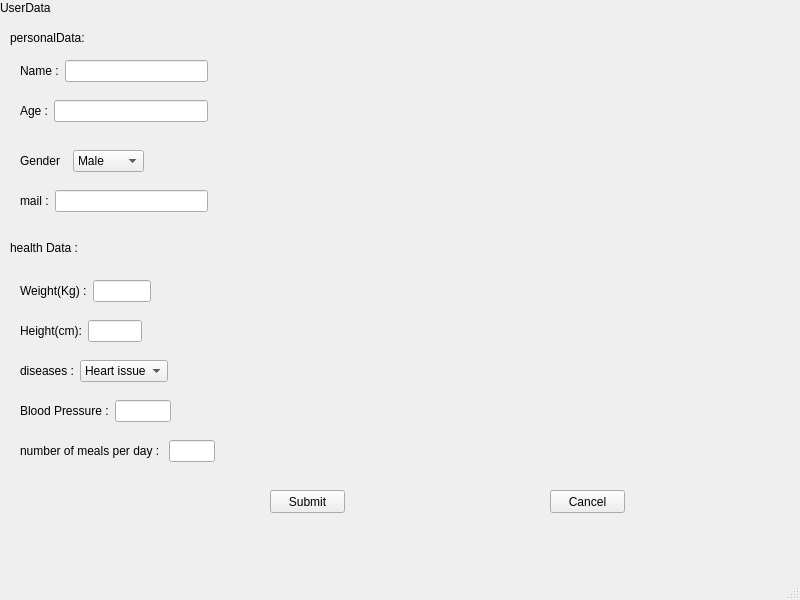
<?xml version="1.0" encoding="UTF-8"?>
<ui version="4.0">
 <class>MainWindow</class>
 <widget class="QMainWindow" name="MainWindow">
  <property name="geometry">
   <rect>
    <x>0</x>
    <y>0</y>
    <width>800</width>
    <height>600</height>
   </rect>
  </property>
  <property name="windowTitle">
   <string>MainWindow</string>
  </property>
  <widget class="QWidget" name="centralwidget">
   <widget class="QWidget" name="layoutWidget_2">
    <property name="geometry">
     <rect>
      <x>20</x>
      <y>100</y>
      <width>188</width>
      <height>22</height>
     </rect>
    </property>
    <layout class="QHBoxLayout" name="horizontalLayout_11">
     <item>
      <widget class="QLabel" name="label_4">
       <property name="text">
        <string>Age :</string>
       </property>
      </widget>
     </item>
     <item>
      <widget class="QLineEdit" name="lineEdit_age_2"/>
     </item>
    </layout>
   </widget>
   <widget class="QWidget" name="layoutWidget_3">
    <property name="geometry">
     <rect>
      <x>20</x>
      <y>60</y>
      <width>188</width>
      <height>22</height>
     </rect>
    </property>
    <layout class="QHBoxLayout" name="horizontalLayout_12">
     <item>
      <widget class="QLabel" name="label_12">
       <property name="text">
        <string>Name :</string>
       </property>
      </widget>
     </item>
     <item>
      <widget class="QLineEdit" name="lineEdit_name_2"/>
     </item>
    </layout>
   </widget>
   <widget class="QWidget" name="layoutWidget_4">
    <property name="geometry">
     <rect>
      <x>20</x>
      <y>280</y>
      <width>131</width>
      <height>22</height>
     </rect>
    </property>
    <layout class="QHBoxLayout" name="horizontalLayout_13">
     <item>
      <widget class="QLabel" name="label_13">
       <property name="text">
        <string>Weight(Kg) :</string>
       </property>
      </widget>
     </item>
     <item>
      <widget class="QLineEdit" name="lineEdit_weight_2"/>
     </item>
    </layout>
   </widget>
   <widget class="QWidget" name="layoutWidget_5">
    <property name="geometry">
     <rect>
      <x>20</x>
      <y>320</y>
      <width>122</width>
      <height>22</height>
     </rect>
    </property>
    <layout class="QHBoxLayout" name="horizontalLayout_14">
     <item>
      <widget class="QLabel" name="label_14">
       <property name="text">
        <string>Height(cm):</string>
       </property>
      </widget>
     </item>
     <item>
      <widget class="QLineEdit" name="lineEdit_height_2"/>
     </item>
    </layout>
   </widget>
   <widget class="QWidget" name="layoutWidget_6">
    <property name="geometry">
     <rect>
      <x>20</x>
      <y>400</y>
      <width>151</width>
      <height>22</height>
     </rect>
    </property>
    <layout class="QHBoxLayout" name="horizontalLayout_15">
     <item>
      <widget class="QLabel" name="label_15">
       <property name="text">
        <string>Blood Pressure :</string>
       </property>
      </widget>
     </item>
     <item>
      <widget class="QLineEdit" name="lineEdit_bloodpressure"/>
     </item>
    </layout>
   </widget>
   <widget class="QWidget" name="layoutWidget_7">
    <property name="geometry">
     <rect>
      <x>20</x>
      <y>150</y>
      <width>124</width>
      <height>22</height>
     </rect>
    </property>
    <layout class="QHBoxLayout" name="horizontalLayout_17">
     <item>
      <widget class="QLabel" name="label_17">
       <property name="text">
        <string>Gender</string>
       </property>
      </widget>
     </item>
     <item>
      <widget class="QComboBox" name="comboBox_gender_2">
       <item>
        <property name="text">
         <string>Male</string>
        </property>
       </item>
       <item>
        <property name="text">
         <string>Female</string>
        </property>
       </item>
      </widget>
     </item>
    </layout>
   </widget>
   <widget class="QLabel" name="label_18">
    <property name="geometry">
     <rect>
      <x>0</x>
      <y>0</y>
      <width>61</width>
      <height>16</height>
     </rect>
    </property>
    <property name="text">
     <string>UserData</string>
    </property>
   </widget>
   <widget class="QLabel" name="label_19">
    <property name="geometry">
     <rect>
      <x>10</x>
      <y>30</y>
      <width>81</width>
      <height>16</height>
     </rect>
    </property>
    <property name="text">
     <string>personalData:</string>
    </property>
   </widget>
   <widget class="QLabel" name="label_20">
    <property name="geometry">
     <rect>
      <x>10</x>
      <y>240</y>
      <width>71</width>
      <height>16</height>
     </rect>
    </property>
    <property name="text">
     <string>health Data :</string>
    </property>
   </widget>
   <widget class="QWidget" name="layoutWidget_8">
    <property name="geometry">
     <rect>
      <x>20</x>
      <y>190</y>
      <width>188</width>
      <height>22</height>
     </rect>
    </property>
    <layout class="QHBoxLayout" name="horizontalLayout_18">
     <item>
      <widget class="QLabel" name="label_21">
       <property name="text">
        <string>mail :</string>
       </property>
      </widget>
     </item>
     <item>
      <widget class="QLineEdit" name="lineEdit_mail_2"/>
     </item>
    </layout>
   </widget>
   <widget class="QPushButton" name="pushButton_submit">
    <property name="geometry">
     <rect>
      <x>270</x>
      <y>490</y>
      <width>75</width>
      <height>23</height>
     </rect>
    </property>
    <property name="text">
     <string>Submit</string>
    </property>
   </widget>
   <widget class="QPushButton" name="pushButton_cancel">
    <property name="geometry">
     <rect>
      <x>550</x>
      <y>490</y>
      <width>75</width>
      <height>23</height>
     </rect>
    </property>
    <property name="text">
     <string>Cancel</string>
    </property>
   </widget>
   <widget class="QWidget" name="layoutWidget_9">
    <property name="geometry">
     <rect>
      <x>20</x>
      <y>440</y>
      <width>195</width>
      <height>22</height>
     </rect>
    </property>
    <layout class="QHBoxLayout" name="horizontalLayout_19">
     <item>
      <widget class="QLabel" name="label_22">
       <property name="text">
        <string>number of meals per day : </string>
       </property>
      </widget>
     </item>
     <item>
      <widget class="QLineEdit" name="lineEdit_height_3"/>
     </item>
    </layout>
   </widget>
   <widget class="QWidget" name="layoutWidget">
    <property name="geometry">
     <rect>
      <x>20</x>
      <y>360</y>
      <width>148</width>
      <height>22</height>
     </rect>
    </property>
    <layout class="QHBoxLayout" name="horizontalLayout_16">
     <item>
      <widget class="QLabel" name="label_16">
       <property name="text">
        <string>diseases :</string>
       </property>
      </widget>
     </item>
     <item>
      <widget class="QComboBox" name="comboBox_diseases_2">
       <item>
        <property name="text">
         <string>Heart issues</string>
        </property>
       </item>
       <item>
        <property name="text">
         <string>Low Pressure</string>
        </property>
       </item>
       <item>
        <property name="text">
         <string>High Pressure</string>
        </property>
       </item>
       <item>
        <property name="text">
         <string>Diabetes</string>
        </property>
       </item>
      </widget>
     </item>
    </layout>
   </widget>
  </widget>
  <widget class="QMenuBar" name="menubar">
   <property name="geometry">
    <rect>
     <x>0</x>
     <y>0</y>
     <width>800</width>
     <height>21</height>
    </rect>
   </property>
  </widget>
  <widget class="QStatusBar" name="statusbar"/>
 </widget>
 <resources/>
 <connections>
  <connection>
   <sender>pushButton_cancel</sender>
   <signal>clicked()</signal>
   <receiver>MainWindow</receiver>
   <slot>close()</slot>
   <hints>
    <hint type="sourcelabel">
     <x>634</x>
     <y>171</y>
    </hint>
    <hint type="destinationlabel">
     <x>308</x>
     <y>569</y>
    </hint>
   </hints>
  </connection>
 </connections>
</ui>
